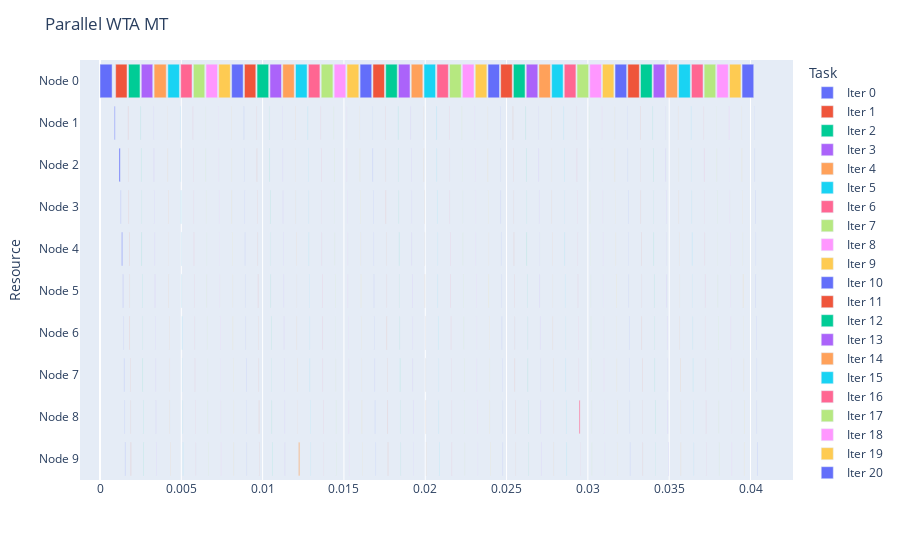

Source (notebook cell):
### Code cell
fig = getDataGantt(logs[1], "Parallel WTA MT")
fig.show()

### Figure 1 — Plotly figure (JSON) as saved in the notebook; plotly's stock layout.template omitted (floating-point values rounded to 4 significant figures)
{"data": [{"alignmentgroup": "True", "base": [0, 0.0008819, 0.001168, 0.001277, 0.001334, 0.001408, 0.001441, 0.001474, 0.001507, 0.001535], "hovertemplate": "Task=Iter 0<br>Start=%{base}<br>Finish=%{x}<br>Resource=%{y}<extra></extra>", "legendgroup": "Iter 0", "marker": {"color": "#636efa", "pattern": {"shape": ""}}, "name": "Iter 0", "offsetgroup": "Iter 0", "orientation": "h", "showlegend": true, "textposition": "auto", "type": "bar", "x": [0.0007443, 4.935e-05, 7.463e-05, 1.717e-05, 5.102e-05, 1.717e-05, 1.478e-05, 1.478e-05, 1.574e-05, 1.645e-05], "xaxis": "x", "y": ["Node 0", "Node 1", "Node 2", "Node 3", "Node 4", "Node 5", "Node 6", "Node 7", "Node 8", "Node 9"], "yaxis": "y"}, {"alignmentgroup": "True", "base": [0.0009625, 0.00172, 0.001743, 0.001766, 0.001788, 0.001811, 0.001834, 0.001856, 0.001877, 0.001898], "hovertemplate": "Task=Iter 1<br>Start=%{base}<br>Finish=%{x}<br>Resource=%{y}<extra></extra>", "legendgroup": "Iter 1", "marker": {"color": "#EF553B", "pattern": {"shape": ""}}, "name": "Iter 1", "offsetgroup": "Iter 1", "orientation": "h", "showlegend": true, "textposition": "auto", "type": "bar", "x": [0.0006998, 1.121e-05, 1.216e-05, 1.049e-05, 1.121e-05, 1.144e-05, 1.025e-05, 1.049e-05, 1.073e-05, 1.24e-05], "xaxis": "x", "y": ["Node 0", "Node 1", "Node 2", "Node 3", "Node 4", "Node 5", "Node 6", "Node 7", "Node 8", "Node 9"], "yaxis": "y"}, {"alignmentgroup": "True", "base": [0.001753, 0.002507, 0.002529, 0.00255, 0.002572, 0.002594, 0.002614, 0.002635, 0.002655, 0.002675], "hovertemplate": "Task=Iter 2<br>Start=%{base}<br>Finish=%{x}<br>Resource=%{y}<extra></extra>", "legendgroup": "Iter 2", "marker": {"color": "#00cc96", "pattern": {"shape": ""}}, "name": "Iter 2", "offsetgroup": "Iter 2", "orientation": "h", "showlegend": true, "textposition": "auto", "type": "bar", "x": [0.0007057, 1.001e-05, 1.097e-05, 9.775e-06, 1.025e-05, 9.775e-06, 9.775e-06, 9.775e-06, 9.775e-06, 1.526e-05], "xaxis": "x", "y": ["Node 0", "Node 1", "Node 2", "Node 3", "Node 4", "Node 5", "Node 6", "Node 7", "Node 8", "Node 9"], "yaxis": "y"}, {"alignmentgroup": "True", "base": [0.002539, 0.003294, 0.003315, 0.003336, 0.003357, 0.003377, 0.003399, 0.003419, 0.003439, 0.003457], "hovertemplate": "Task=Iter 3<br>Start=%{base}<br>Finish=%{x}<br>Resource=%{y}<extra></extra>", "legendgroup": "Iter 3", "marker": {"color": "#ab63fa", "pattern": {"shape": ""}}, "name": "Iter 3", "offsetgroup": "Iter 3", "orientation": "h", "showlegend": true, "textposition": "auto", "type": "bar", "x": [0.0007052, 1.001e-05, 1.049e-05, 9.298e-06, 9.775e-06, 1.025e-05, 9.537e-06, 1.001e-05, 9.298e-06, 9.775e-06], "xaxis": "x", "y": ["Node 0", "Node 1", "Node 2", "Node 3", "Node 4", "Node 5", "Node 6", "Node 7", "Node 8", "Node 9"], "yaxis": "y"}, {"alignmentgroup": "True", "base": [0.003327, 0.00414, 0.004161, 0.004183, 0.004206, 0.004227, 0.00425, 0.00427, 0.00429, 0.004308], "hovertemplate": "Task=Iter 4<br>Start=%{base}<br>Finish=%{x}<br>Resource=%{y}<extra></extra>", "legendgroup": "Iter 4", "marker": {"color": "#FFA15A", "pattern": {"shape": ""}}, "name": "Iter 4", "offsetgroup": "Iter 4", "orientation": "h", "showlegend": true, "textposition": "auto", "type": "bar", "x": [0.0007477, 1.001e-05, 1.001e-05, 1.049e-05, 9.298e-06, 1.073e-05, 9.537e-06, 9.775e-06, 9.537e-06, 9.537e-06], "xaxis": "x", "y": ["Node 0", "Node 1", "Node 2", "Node 3", "Node 4", "Node 5", "Node 6", "Node 7", "Node 8", "Node 9"], "yaxis": "y"}, {"alignmentgroup": "True", "base": [0.004172, 0.004932, 0.004953, 0.004977, 0.005, 0.005021, 0.005041, 0.005062, 0.005082, 0.0051], "hovertemplate": "Task=Iter 5<br>Start=%{base}<br>Finish=%{x}<br>Resource=%{y}<extra></extra>", "legendgroup": "Iter 5", "marker": {"color": "#19d3f3", "pattern": {"shape": ""}}, "name": "Iter 5", "offsetgroup": "Iter 5", "orientation": "h", "showlegend": true, "textposition": "auto", "type": "bar", "x": [0.0007117, 9.537e-06, 1.001e-05, 1.144e-05, 9.298e-06, 9.775e-06, 9.775e-06, 9.537e-06, 9.775e-06, 9.537e-06], "xaxis": "x", "y": ["Node 0", "Node 1", "Node 2", "Node 3", "Node 4", "Node 5", "Node 6", "Node 7", "Node 8", "Node 9"], "yaxis": "y"}, {"alignmentgroup": "True", "base": [0.004963, 0.005713, 0.005734, 0.005754, 0.005776, 0.005796, 0.005818, 0.005837, 0.005857, 0.005875], "hovertemplate": "Task=Iter 6<br>Start=%{base}<br>Finish=%{x}<br>Resource=%{y}<extra></extra>", "legendgroup": "Iter 6", "marker": {"color": "#FF6692", "pattern": {"shape": ""}}, "name": "Iter 6", "offsetgroup": "Iter 6", "orientation": "h", "showlegend": true, "textposition": "auto", "type": "bar", "x": [0.0006952, 9.537e-06, 1.001e-05, 9.537e-06, 9.298e-06, 1.073e-05, 9.537e-06, 9.06e-06, 9.537e-06, 9.298e-06], "xaxis": "x", "y": ["Node 0", "Node 1", "Node 2", "Node 3", "Node 4", "Node 5", "Node 6", "Node 7", "Node 8", "Node 9"], "yaxis": "y"}, {"alignmentgroup": "True", "base": [0.005744, 0.006488, 0.006508, 0.006528, 0.006549, 0.006568, 0.006589, 0.006608, 0.006628, 0.006647], "hovertemplate": "Task=Iter 7<br>Start=%{base}<br>Finish=%{x}<br>Resource=%{y}<extra></extra>", "legendgroup": "Iter 7", "marker": {"color": "#B6E880", "pattern": {"shape": ""}}, "name": "Iter 7", "offsetgroup": "Iter 7", "orientation": "h", "showlegend": true, "textposition": "auto", "type": "bar", "x": [0.0006979, 9.06e-06, 9.775e-06, 9.06e-06, 9.06e-06, 9.775e-06, 9.537e-06, 9.06e-06, 9.298e-06, 9.06e-06], "xaxis": "x", "y": ["Node 0", "Node 1", "Node 2", "Node 3", "Node 4", "Node 5", "Node 6", "Node 7", "Node 8", "Node 9"], "yaxis": "y"}, {"alignmentgroup": "True", "base": [0.00652, 0.007273, 0.007294, 0.007316, 0.007338, 0.007358, 0.00738, 0.0074, 0.007419, 0.007438], "hovertemplate": "Task=Iter 8<br>Start=%{base}<br>Finish=%{x}<br>Resource=%{y}<extra></extra>", "legendgroup": "Iter 8", "marker": {"color": "#FF97FF", "pattern": {"shape": ""}}, "name": "Iter 8", "offsetgroup": "Iter 8", "orientation": "h", "showlegend": true, "textposition": "auto", "type": "bar", "x": [0.0007062, 9.537e-06, 9.775e-06, 9.537e-06, 9.06e-06, 9.775e-06, 9.537e-06, 9.298e-06, 9.298e-06, 9.06e-06], "xaxis": "x", "y": ["Node 0", "Node 1", "Node 2", "Node 3", "Node 4", "Node 5", "Node 6", "Node 7", "Node 8", "Node 9"], "yaxis": "y"}, {"alignmentgroup": "True", "base": [0.007304, 0.008062, 0.008084, 0.008106, 0.008128, 0.00815, 0.008171, 0.008191, 0.008211, 0.008229], "hovertemplate": "Task=Iter 9<br>Start=%{base}<br>Finish=%{x}<br>Resource=%{y}<extra></extra>", "legendgroup": "Iter 9", "marker": {"color": "#FECB52", "pattern": {"shape": ""}}, "name": "Iter 9", "offsetgroup": "Iter 9", "orientation": "h", "showlegend": true, "textposition": "auto", "type": "bar", "x": [0.0007105, 9.298e-06, 1.025e-05, 9.775e-06, 9.537e-06, 9.537e-06, 9.537e-06, 9.298e-06, 9.537e-06, 9.298e-06], "xaxis": "x", "y": ["Node 0", "Node 1", "Node 2", "Node 3", "Node 4", "Node 5", "Node 6", "Node 7", "Node 8", "Node 9"], "yaxis": "y"}, {"alignmentgroup": "True", "base": [0.008094, 0.008849, 0.00887, 0.008891, 0.008912, 0.008935, 0.008957, 0.008978, 0.008997, 0.009017], "hovertemplate": "Task=Iter 10<br>Start=%{base}<br>Finish=%{x}<br>Resource=%{y}<extra></extra>", "legendgroup": "Iter 10", "marker": {"color": "#636efa", "pattern": {"shape": ""}}, "name": "Iter 10", "offsetgroup": "Iter 10", "orientation": "h", "showlegend": true, "textposition": "auto", "type": "bar", "x": [0.0007088, 1.001e-05, 1.025e-05, 9.775e-06, 9.775e-06, 1.049e-05, 9.775e-06, 1.001e-05, 9.775e-06, 1.025e-05], "xaxis": "x", "y": ["Node 0", "Node 1", "Node 2", "Node 3", "Node 4", "Node 5", "Node 6", "Node 7", "Node 8", "Node 9"], "yaxis": "y"}, {"alignmentgroup": "True", "base": [0.008881, 0.009629, 0.009648, 0.009668, 0.009693, 0.009713, 0.009734, 0.009754, 0.009774, 0.009794], "hovertemplate": "Task=Iter 11<br>Start=%{base}<br>Finish=%{x}<br>Resource=%{y}<extra></extra>", "legendgroup": "Iter 11", "marker": {"color": "#EF553B", "pattern": {"shape": ""}}, "name": "Iter 11", "offsetgroup": "Iter 11", "orientation": "h", "showlegend": true, "textposition": "auto", "type": "bar", "x": [0.0007007, 9.06e-06, 9.775e-06, 9.06e-06, 9.298e-06, 9.775e-06, 9.775e-06, 9.537e-06, 9.537e-06, 9.775e-06], "xaxis": "x", "y": ["Node 0", "Node 1", "Node 2", "Node 3", "Node 4", "Node 5", "Node 6", "Node 7", "Node 8", "Node 9"], "yaxis": "y"}, {"alignmentgroup": "True", "base": [0.009658, 0.01042, 0.01044, 0.01046, 0.01048, 0.0105, 0.01052, 0.01054, 0.01056, 0.01058], "hovertemplate": "Task=Iter 12<br>Start=%{base}<br>Finish=%{x}<br>Resource=%{y}<extra></extra>", "legendgroup": "Iter 12", "marker": {"color": "#00cc96", "pattern": {"shape": ""}}, "name": "Iter 12", "offsetgroup": "Iter 12", "orientation": "h", "showlegend": true, "textposition": "auto", "type": "bar", "x": [0.0007131, 9.775e-06, 1.049e-05, 9.298e-06, 9.298e-06, 9.298e-06, 9.298e-06, 9.537e-06, 9.537e-06, 9.06e-06], "xaxis": "x", "y": ["Node 0", "Node 1", "Node 2", "Node 3", "Node 4", "Node 5", "Node 6", "Node 7", "Node 8", "Node 9"], "yaxis": "y"}, {"alignmentgroup": "True", "base": [0.01045, 0.01121, 0.01123, 0.01125, 0.01127, 0.01129, 0.01131, 0.01133, 0.01135, 0.01137], "hovertemplate": "Task=Iter 13<br>Start=%{base}<br>Finish=%{x}<br>Resource=%{y}<extra></extra>", "legendgroup": "Iter 13", "marker": {"color": "#ab63fa", "pattern": {"shape": ""}}, "name": "Iter 13", "offsetgroup": "Iter 13", "orientation": "h", "showlegend": true, "textposition": "auto", "type": "bar", "x": [0.0007086, 9.537e-06, 1.001e-05, 9.298e-06, 9.775e-06, 1.001e-05, 9.298e-06, 9.537e-06, 9.775e-06, 9.537e-06], "xaxis": "x", "y": ["Node 0", "Node 1", "Node 2", "Node 3", "Node 4", "Node 5", "Node 6", "Node 7", "Node 8", "Node 9"], "yaxis": "y"}, {"alignmentgroup": "True", "base": [0.01124, 0.01199, 0.01201, 0.01203, 0.01206, 0.01208, 0.0121, 0.01212, 0.01214, 0.01221], "hovertemplate": "Task=Iter 14<br>Start=%{base}<br>Finish=%{x}<br>Resource=%{y}<extra></extra>", "legendgroup": "Iter 14", "marker": {"color": "#FFA15A", "pattern": {"shape": ""}}, "name": "Iter 14", "offsetgroup": "Iter 14", "orientation": "h", "showlegend": true, "textposition": "auto", "type": "bar", "x": [0.0007067, 9.537e-06, 1.025e-05, 9.06e-06, 9.537e-06, 9.298e-06, 9.537e-06, 9.298e-06, 9.775e-06, 6.819e-05], "xaxis": "x", "y": ["Node 0", "Node 1", "Node 2", "Node 3", "Node 4", "Node 5", "Node 6", "Node 7", "Node 8", "Node 9"], "yaxis": "y"}, {"alignmentgroup": "True", "base": [0.01202, 0.01278, 0.0128, 0.01282, 0.01284, 0.01287, 0.01289, 0.01291, 0.01293, 0.01294], "hovertemplate": "Task=Iter 15<br>Start=%{base}<br>Finish=%{x}<br>Resource=%{y}<extra></extra>", "legendgroup": "Iter 15", "marker": {"color": "#19d3f3", "pattern": {"shape": ""}}, "name": "Iter 15", "offsetgroup": "Iter 15", "orientation": "h", "showlegend": true, "textposition": "auto", "type": "bar", "x": [0.0007102, 1.025e-05, 9.775e-06, 9.298e-06, 9.537e-06, 9.775e-06, 9.537e-06, 9.298e-06, 9.775e-06, 1.049e-05], "xaxis": "x", "y": ["Node 0", "Node 1", "Node 2", "Node 3", "Node 4", "Node 5", "Node 6", "Node 7", "Node 8", "Node 9"], "yaxis": "y"}, {"alignmentgroup": "True", "base": [0.01281, 0.01357, 0.01359, 0.01361, 0.01363, 0.01365, 0.01367, 0.0137, 0.01372, 0.01374], "hovertemplate": "Task=Iter 16<br>Start=%{base}<br>Finish=%{x}<br>Resource=%{y}<extra></extra>", "legendgroup": "Iter 16", "marker": {"color": "#FF6692", "pattern": {"shape": ""}}, "name": "Iter 16", "offsetgroup": "Iter 16", "orientation": "h", "showlegend": true, "textposition": "auto", "type": "bar", "x": [0.0007095, 9.298e-06, 9.775e-06, 9.298e-06, 9.537e-06, 9.537e-06, 1.669e-05, 9.298e-06, 9.537e-06, 1.001e-05], "xaxis": "x", "y": ["Node 0", "Node 1", "Node 2", "Node 3", "Node 4", "Node 5", "Node 6", "Node 7", "Node 8", "Node 9"], "yaxis": "y"}, {"alignmentgroup": "True", "base": [0.0136, 0.01437, 0.01439, 0.01441, 0.01443, 0.01445, 0.01447, 0.01449, 0.01451, 0.01453], "hovertemplate": "Task=Iter 17<br>Start=%{base}<br>Finish=%{x}<br>Resource=%{y}<extra></extra>", "legendgroup": "Iter 17", "marker": {"color": "#B6E880", "pattern": {"shape": ""}}, "name": "Iter 17", "offsetgroup": "Iter 17", "orientation": "h", "showlegend": true, "textposition": "auto", "type": "bar", "x": [0.0007203, 9.775e-06, 1.001e-05, 9.537e-06, 9.298e-06, 9.537e-06, 9.298e-06, 9.537e-06, 9.537e-06, 9.775e-06], "xaxis": "x", "y": ["Node 0", "Node 1", "Node 2", "Node 3", "Node 4", "Node 5", "Node 6", "Node 7", "Node 8", "Node 9"], "yaxis": "y"}, {"alignmentgroup": "True", "base": [0.0144, 0.01516, 0.01518, 0.0152, 0.01522, 0.01524, 0.01526, 0.01528, 0.0153, 0.01532], "hovertemplate": "Task=Iter 18<br>Start=%{base}<br>Finish=%{x}<br>Resource=%{y}<extra></extra>", "legendgroup": "Iter 18", "marker": {"color": "#FF97FF", "pattern": {"shape": ""}}, "name": "Iter 18", "offsetgroup": "Iter 18", "orientation": "h", "showlegend": true, "textposition": "auto", "type": "bar", "x": [0.0007136, 9.537e-06, 9.775e-06, 9.298e-06, 9.537e-06, 9.537e-06, 9.06e-06, 9.775e-06, 9.537e-06, 9.298e-06], "xaxis": "x", "y": ["Node 0", "Node 1", "Node 2", "Node 3", "Node 4", "Node 5", "Node 6", "Node 7", "Node 8", "Node 9"], "yaxis": "y"}, {"alignmentgroup": "True", "base": [0.01519, 0.01596, 0.01598, 0.016, 0.01603, 0.01605, 0.01607, 0.01608, 0.0161, 0.01612], "hovertemplate": "Task=Iter 19<br>Start=%{base}<br>Finish=%{x}<br>Resource=%{y}<extra></extra>", "legendgroup": "Iter 19", "marker": {"color": "#FECB52", "pattern": {"shape": ""}}, "name": "Iter 19", "offsetgroup": "Iter 19", "orientation": "h", "showlegend": true, "textposition": "auto", "type": "bar", "x": [0.0007243, 9.298e-06, 9.775e-06, 1.049e-05, 9.298e-06, 9.298e-06, 9.298e-06, 9.298e-06, 1.001e-05, 9.298e-06], "xaxis": "x", "y": ["Node 0", "Node 1", "Node 2", "Node 3", "Node 4", "Node 5", "Node 6", "Node 7", "Node 8", "Node 9"], "yaxis": "y"}, {"alignmentgroup": "True", "base": [0.01599, 0.01675, 0.01677, 0.0168, 0.01682, 0.01684, 0.01686, 0.01689, 0.01691, 0.01693], "hovertemplate": "Task=Iter 20<br>Start=%{base}<br>Finish=%{x}<br>Resource=%{y}<extra></extra>", "legendgroup": "Iter 20", "marker": {"color": "#636efa", "pattern": {"shape": ""}}, "name": "Iter 20", "offsetgroup": "Iter 20", "orientation": "h", "showlegend": true, "textposition": "auto", "type": "bar", "x": [0.000716, 1.001e-05, 1.454e-05, 1.049e-05, 1.025e-05, 1.001e-05, 1.025e-05, 1.073e-05, 1.049e-05, 1.264e-05], "xaxis": "x", "y": ["Node 0", "Node 1", "Node 2", "Node 3", "Node 4", "Node 5", "Node 6", "Node 7", "Node 8", "Node 9"], "yaxis": "y"}, {"alignmentgroup": "True", "base": [0.01678, 0.01754, 0.01756, 0.01758, 0.0176, 0.01762, 0.01764, 0.01766, 0.01768, 0.0177], "hovertemplate": "Task=Iter 21<br>Start=%{base}<br>Finish=%{x}<br>Resource=%{y}<extra></extra>", "legendgroup": "Iter 21", "marker": {"color": "#EF553B", "pattern": {"shape": ""}}, "name": "Iter 21", "offsetgroup": "Iter 21", "orientation": "h", "showlegend": true, "textposition": "auto", "type": "bar", "x": [0.0007083, 9.537e-06, 9.775e-06, 9.775e-06, 8.821e-06, 9.775e-06, 9.537e-06, 9.775e-06, 1.574e-05, 1.001e-05], "xaxis": "x", "y": ["Node 0", "Node 1", "Node 2", "Node 3", "Node 4", "Node 5", "Node 6", "Node 7", "Node 8", "Node 9"], "yaxis": "y"}, {"alignmentgroup": "True", "base": [0.01757, 0.01832, 0.01834, 0.01836, 0.01838, 0.0184, 0.01843, 0.01844, 0.01846, 0.01848], "hovertemplate": "Task=Iter 22<br>Start=%{base}<br>Finish=%{x}<br>Resource=%{y}<extra></extra>", "legendgroup": "Iter 22", "marker": {"color": "#00cc96", "pattern": {"shape": ""}}, "name": "Iter 22", "offsetgroup": "Iter 22", "orientation": "h", "showlegend": true, "textposition": "auto", "type": "bar", "x": [0.0007093, 9.537e-06, 1.025e-05, 9.298e-06, 9.537e-06, 9.298e-06, 9.298e-06, 9.537e-06, 9.537e-06, 9.537e-06], "xaxis": "x", "y": ["Node 0", "Node 1", "Node 2", "Node 3", "Node 4", "Node 5", "Node 6", "Node 7", "Node 8", "Node 9"], "yaxis": "y"}, {"alignmentgroup": "True", "base": [0.01835, 0.01911, 0.01913, 0.01915, 0.01917, 0.01919, 0.01921, 0.01923, 0.01925, 0.01927], "hovertemplate": "Task=Iter 23<br>Start=%{base}<br>Finish=%{x}<br>Resource=%{y}<extra></extra>", "legendgroup": "Iter 23", "marker": {"color": "#ab63fa", "pattern": {"shape": ""}}, "name": "Iter 23", "offsetgroup": "Iter 23", "orientation": "h", "showlegend": true, "textposition": "auto", "type": "bar", "x": [0.0007107, 9.775e-06, 1.001e-05, 9.537e-06, 9.298e-06, 9.537e-06, 9.537e-06, 9.775e-06, 9.298e-06, 9.537e-06], "xaxis": "x", "y": ["Node 0", "Node 1", "Node 2", "Node 3", "Node 4", "Node 5", "Node 6", "Node 7", "Node 8", "Node 9"], "yaxis": "y"}, {"alignmentgroup": "True", "base": [0.01914, 0.01989, 0.01992, 0.01994, 0.01996, 0.01998, 0.02, 0.02002, 0.02004, 0.02006], "hovertemplate": "Task=Iter 24<br>Start=%{base}<br>Finish=%{x}<br>Resource=%{y}<extra></extra>", "legendgroup": "Iter 24", "marker": {"color": "#FFA15A", "pattern": {"shape": ""}}, "name": "Iter 24", "offsetgroup": "Iter 24", "orientation": "h", "showlegend": true, "textposition": "auto", "type": "bar", "x": [0.0007122, 9.775e-06, 9.775e-06, 9.775e-06, 9.298e-06, 9.537e-06, 9.298e-06, 9.537e-06, 9.298e-06, 9.537e-06], "xaxis": "x", "y": ["Node 0", "Node 1", "Node 2", "Node 3", "Node 4", "Node 5", "Node 6", "Node 7", "Node 8", "Node 9"], "yaxis": "y"}, {"alignmentgroup": "True", "base": [0.01993, 0.02068, 0.02071, 0.02073, 0.02075, 0.02077, 0.02079, 0.02081, 0.02083, 0.02085], "hovertemplate": "Task=Iter 25<br>Start=%{base}<br>Finish=%{x}<br>Resource=%{y}<extra></extra>", "legendgroup": "Iter 25", "marker": {"color": "#19d3f3", "pattern": {"shape": ""}}, "name": "Iter 25", "offsetgroup": "Iter 25", "orientation": "h", "showlegend": true, "textposition": "auto", "type": "bar", "x": [0.0007086, 1.788e-05, 1.001e-05, 9.06e-06, 9.537e-06, 9.775e-06, 9.537e-06, 9.537e-06, 9.298e-06, 9.775e-06], "xaxis": "x", "y": ["Node 0", "Node 1", "Node 2", "Node 3", "Node 4", "Node 5", "Node 6", "Node 7", "Node 8", "Node 9"], "yaxis": "y"}, {"alignmentgroup": "True", "base": [0.02072, 0.02146, 0.02149, 0.02151, 0.02153, 0.02155, 0.02158, 0.0216, 0.02162, 0.02164], "hovertemplate": "Task=Iter 26<br>Start=%{base}<br>Finish=%{x}<br>Resource=%{y}<extra></extra>", "legendgroup": "Iter 26", "marker": {"color": "#FF6692", "pattern": {"shape": ""}}, "name": "Iter 26", "offsetgroup": "Iter 26", "orientation": "h", "showlegend": true, "textposition": "auto", "type": "bar", "x": [0.0007038, 9.537e-06, 9.537e-06, 9.06e-06, 8.821e-06, 1.621e-05, 9.06e-06, 9.537e-06, 9.06e-06, 9.298e-06], "xaxis": "x", "y": ["Node 0", "Node 1", "Node 2", "Node 3", "Node 4", "Node 5", "Node 6", "Node 7", "Node 8", "Node 9"], "yaxis": "y"}, {"alignmentgroup": "True", "base": [0.02149, 0.02225, 0.02227, 0.02229, 0.02232, 0.02234, 0.02236, 0.02238, 0.0224, 0.02242], "hovertemplate": "Task=Iter 27<br>Start=%{base}<br>Finish=%{x}<br>Resource=%{y}<extra></extra>", "legendgroup": "Iter 27", "marker": {"color": "#B6E880", "pattern": {"shape": ""}}, "name": "Iter 27", "offsetgroup": "Iter 27", "orientation": "h", "showlegend": true, "textposition": "auto", "type": "bar", "x": [0.0007143, 9.775e-06, 1.001e-05, 9.537e-06, 9.537e-06, 1.287e-05, 9.298e-06, 9.775e-06, 9.775e-06, 9.537e-06], "xaxis": "x", "y": ["Node 0", "Node 1", "Node 2", "Node 3", "Node 4", "Node 5", "Node 6", "Node 7", "Node 8", "Node 9"], "yaxis": "y"}, {"alignmentgroup": "True", "base": [0.02228, 0.02304, 0.02306, 0.02309, 0.02311, 0.02313, 0.02315, 0.02317, 0.02319, 0.02321], "hovertemplate": "Task=Iter 28<br>Start=%{base}<br>Finish=%{x}<br>Resource=%{y}<extra></extra>", "legendgroup": "Iter 28", "marker": {"color": "#FF97FF", "pattern": {"shape": ""}}, "name": "Iter 28", "offsetgroup": "Iter 28", "orientation": "h", "showlegend": true, "textposition": "auto", "type": "bar", "x": [0.000715, 9.537e-06, 9.775e-06, 9.537e-06, 9.298e-06, 9.775e-06, 9.298e-06, 9.775e-06, 9.537e-06, 9.537e-06], "xaxis": "x", "y": ["Node 0", "Node 1", "Node 2", "Node 3", "Node 4", "Node 5", "Node 6", "Node 7", "Node 8", "Node 9"], "yaxis": "y"}, {"alignmentgroup": "True", "base": [0.02307, 0.02383, 0.02385, 0.02387, 0.02389, 0.02391, 0.02393, 0.02395, 0.02397, 0.02399], "hovertemplate": "Task=Iter 29<br>Start=%{base}<br>Finish=%{x}<br>Resource=%{y}<extra></extra>", "legendgroup": "Iter 29", "marker": {"color": "#FECB52", "pattern": {"shape": ""}}, "name": "Iter 29", "offsetgroup": "Iter 29", "orientation": "h", "showlegend": true, "textposition": "auto", "type": "bar", "x": [0.0007124, 9.298e-06, 9.775e-06, 9.06e-06, 9.298e-06, 9.775e-06, 9.298e-06, 9.537e-06, 9.537e-06, 9.537e-06], "xaxis": "x", "y": ["Node 0", "Node 1", "Node 2", "Node 3", "Node 4", "Node 5", "Node 6", "Node 7", "Node 8", "Node 9"], "yaxis": "y"}, {"alignmentgroup": "True", "base": [0.02386, 0.02461, 0.02463, 0.02465, 0.02467, 0.02469, 0.02471, 0.02473, 0.02475, 0.02477], "hovertemplate": "Task=Iter 30<br>Start=%{base}<br>Finish=%{x}<br>Resource=%{y}<extra></extra>", "legendgroup": "Iter 30", "marker": {"color": "#636efa", "pattern": {"shape": ""}}, "name": "Iter 30", "offsetgroup": "Iter 30", "orientation": "h", "showlegend": true, "textposition": "auto", "type": "bar", "x": [0.0007062, 9.537e-06, 9.537e-06, 9.06e-06, 9.06e-06, 1.001e-05, 9.298e-06, 9.298e-06, 9.298e-06, 9.537e-06], "xaxis": "x", "y": ["Node 0", "Node 1", "Node 2", "Node 3", "Node 4", "Node 5", "Node 6", "Node 7", "Node 8", "Node 9"], "yaxis": "y"}, {"alignmentgroup": "True", "base": [0.02464, 0.02539, 0.02541, 0.02543, 0.02545, 0.02547, 0.02549, 0.02551, 0.02553, 0.02555], "hovertemplate": "Task=Iter 31<br>Start=%{base}<br>Finish=%{x}<br>Resource=%{y}<extra></extra>", "legendgroup": "Iter 31", "marker": {"color": "#EF553B", "pattern": {"shape": ""}}, "name": "Iter 31", "offsetgroup": "Iter 31", "orientation": "h", "showlegend": true, "textposition": "auto", "type": "bar", "x": [0.0007107, 9.537e-06, 9.298e-06, 8.821e-06, 9.06e-06, 9.298e-06, 9.298e-06, 9.298e-06, 9.298e-06, 9.06e-06], "xaxis": "x", "y": ["Node 0", "Node 1", "Node 2", "Node 3", "Node 4", "Node 5", "Node 6", "Node 7", "Node 8", "Node 9"], "yaxis": "y"}, {"alignmentgroup": "True", "base": [0.02542, 0.02618, 0.0262, 0.02623, 0.02625, 0.02627, 0.02629, 0.02631, 0.02633, 0.02635], "hovertemplate": "Task=Iter 32<br>Start=%{base}<br>Finish=%{x}<br>Resource=%{y}<extra></extra>", "legendgroup": "Iter 32", "marker": {"color": "#00cc96", "pattern": {"shape": ""}}, "name": "Iter 32", "offsetgroup": "Iter 32", "orientation": "h", "showlegend": true, "textposition": "auto", "type": "bar", "x": [0.000716, 1.097e-05, 1.121e-05, 9.298e-06, 1.073e-05, 9.537e-06, 9.537e-06, 9.775e-06, 9.537e-06, 1.121e-05], "xaxis": "x", "y": ["Node 0", "Node 1", "Node 2", "Node 3", "Node 4", "Node 5", "Node 6", "Node 7", "Node 8", "Node 9"], "yaxis": "y"}, {"alignmentgroup": "True", "base": [0.02621, 0.02696, 0.02698, 0.027, 0.02702, 0.02705, 0.02707, 0.02709, 0.02711, 0.02712], "hovertemplate": "Task=Iter 33<br>Start=%{base}<br>Finish=%{x}<br>Resource=%{y}<extra></extra>", "legendgroup": "Iter 33", "marker": {"color": "#ab63fa", "pattern": {"shape": ""}}, "name": "Iter 33", "offsetgroup": "Iter 33", "orientation": "h", "showlegend": true, "textposition": "auto", "type": "bar", "x": [0.0007083, 9.775e-06, 1.001e-05, 9.537e-06, 9.298e-06, 9.298e-06, 9.537e-06, 9.775e-06, 9.775e-06, 9.537e-06], "xaxis": "x", "y": ["Node 0", "Node 1", "Node 2", "Node 3", "Node 4", "Node 5", "Node 6", "Node 7", "Node 8", "Node 9"], "yaxis": "y"}, {"alignmentgroup": "True", "base": [0.02699, 0.02774, 0.02776, 0.02778, 0.0278, 0.02782, 0.02784, 0.02786, 0.02788, 0.0279], "hovertemplate": "Task=Iter 34<br>Start=%{base}<br>Finish=%{x}<br>Resource=%{y}<extra></extra>", "legendgroup": "Iter 34", "marker": {"color": "#FFA15A", "pattern": {"shape": ""}}, "name": "Iter 34", "offsetgroup": "Iter 34", "orientation": "h", "showlegend": true, "textposition": "auto", "type": "bar", "x": [0.0007069, 9.537e-06, 1.025e-05, 9.06e-06, 9.298e-06, 9.537e-06, 9.298e-06, 9.298e-06, 9.537e-06, 9.537e-06], "xaxis": "x", "y": ["Node 0", "Node 1", "Node 2", "Node 3", "Node 4", "Node 5", "Node 6", "Node 7", "Node 8", "Node 9"], "yaxis": "y"}, {"alignmentgroup": "True", "base": [0.02777, 0.02852, 0.02854, 0.02856, 0.02858, 0.0286, 0.02862, 0.02864, 0.02866, 0.02868], "hovertemplate": "Task=Iter 35<br>Start=%{base}<br>Finish=%{x}<br>Resource=%{y}<extra></extra>", "legendgroup": "Iter 35", "marker": {"color": "#19d3f3", "pattern": {"shape": ""}}, "name": "Iter 35", "offsetgroup": "Iter 35", "orientation": "h", "showlegend": true, "textposition": "auto", "type": "bar", "x": [0.0007052, 9.537e-06, 9.537e-06, 8.821e-06, 1.025e-05, 9.06e-06, 9.06e-06, 9.298e-06, 9.298e-06, 1.526e-05], "xaxis": "x", "y": ["Node 0", "Node 1", "Node 2", "Node 3", "Node 4", "Node 5", "Node 6", "Node 7", "Node 8", "Node 9"], "yaxis": "y"}, {"alignmentgroup": "True", "base": [0.02855, 0.02931, 0.02933, 0.02935, 0.02937, 0.02939, 0.02941, 0.02943, 0.02946, 0.02954], "hovertemplate": "Task=Iter 36<br>Start=%{base}<br>Finish=%{x}<br>Resource=%{y}<extra></extra>", "legendgroup": "Iter 36", "marker": {"color": "#FF6692", "pattern": {"shape": ""}}, "name": "Iter 36", "offsetgroup": "Iter 36", "orientation": "h", "showlegend": true, "textposition": "auto", "type": "bar", "x": [0.0007164, 9.06e-06, 1.025e-05, 9.298e-06, 9.298e-06, 9.06e-06, 9.537e-06, 9.775e-06, 6.27e-05, 9.298e-06], "xaxis": "x", "y": ["Node 0", "Node 1", "Node 2", "Node 3", "Node 4", "Node 5", "Node 6", "Node 7", "Node 8", "Node 9"], "yaxis": "y"}, {"alignmentgroup": "True", "base": [0.02933, 0.03009, 0.03011, 0.03013, 0.03015, 0.03017, 0.03019, 0.03021, 0.03023, 0.03025], "hovertemplate": "Task=Iter 37<br>Start=%{base}<br>Finish=%{x}<br>Resource=%{y}<extra></extra>", "legendgroup": "Iter 37", "marker": {"color": "#B6E880", "pattern": {"shape": ""}}, "name": "Iter 37", "offsetgroup": "Iter 37", "orientation": "h", "showlegend": true, "textposition": "auto", "type": "bar", "x": [0.0007105, 9.298e-06, 9.775e-06, 9.06e-06, 9.06e-06, 9.298e-06, 9.298e-06, 1.001e-05, 1.001e-05, 9.537e-06], "xaxis": "x", "y": ["Node 0", "Node 1", "Node 2", "Node 3", "Node 4", "Node 5", "Node 6", "Node 7", "Node 8", "Node 9"], "yaxis": "y"}, {"alignmentgroup": "True", "base": [0.03012, 0.03087, 0.03089, 0.03091, 0.03093, 0.03095, 0.03097, 0.03099, 0.03101, 0.03103], "hovertemplate": "Task=Iter 38<br>Start=%{base}<br>Finish=%{x}<br>Resource=%{y}<extra></extra>", "legendgroup": "Iter 38", "marker": {"color": "#FF97FF", "pattern": {"shape": ""}}, "name": "Iter 38", "offsetgroup": "Iter 38", "orientation": "h", "showlegend": true, "textposition": "auto", "type": "bar", "x": [0.0007098, 9.298e-06, 1.025e-05, 9.298e-06, 9.537e-06, 9.06e-06, 9.06e-06, 9.298e-06, 9.775e-06, 9.298e-06], "xaxis": "x", "y": ["Node 0", "Node 1", "Node 2", "Node 3", "Node 4", "Node 5", "Node 6", "Node 7", "Node 8", "Node 9"], "yaxis": "y"}, {"alignmentgroup": "True", "base": [0.0309, 0.03164, 0.03166, 0.03169, 0.03171, 0.03173, 0.03175, 0.03177, 0.03179, 0.03181], "hovertemplate": "Task=Iter 39<br>Start=%{base}<br>Finish=%{x}<br>Resource=%{y}<extra></extra>", "legendgroup": "Iter 39", "marker": {"color": "#FECB52", "pattern": {"shape": ""}}, "name": "Iter 39", "offsetgroup": "Iter 39", "orientation": "h", "showlegend": true, "textposition": "auto", "type": "bar", "x": [0.0007043, 9.298e-06, 1.001e-05, 9.537e-06, 9.537e-06, 9.537e-06, 9.537e-06, 9.537e-06, 9.298e-06, 9.537e-06], "xaxis": "x", "y": ["Node 0", "Node 1", "Node 2", "Node 3", "Node 4", "Node 5", "Node 6", "Node 7", "Node 8", "Node 9"], "yaxis": "y"}, {"alignmentgroup": "True", "base": [0.03167, 0.03242, 0.03244, 0.03247, 0.03249, 0.03251, 0.03253, 0.03255, 0.03257, 0.03259], "hovertemplate": "Task=Iter 40<br>Start=%{base}<br>Finish=%{x}<br>Resource=%{y}<extra></extra>", "legendgroup": "Iter 40", "marker": {"color": "#636efa", "pattern": {"shape": ""}}, "name": "Iter 40", "offsetgroup": "Iter 40", "orientation": "h", "showlegend": true, "textposition": "auto", "type": "bar", "x": [0.0007141, 9.298e-06, 1.001e-05, 9.06e-06, 9.298e-06, 9.06e-06, 9.537e-06, 9.537e-06, 9.06e-06, 8.821e-06], "xaxis": "x", "y": ["Node 0", "Node 1", "Node 2", "Node 3", "Node 4", "Node 5", "Node 6", "Node 7", "Node 8", "Node 9"], "yaxis": "y"}, {"alignmentgroup": "True", "base": [0.03246, 0.03321, 0.03323, 0.03325, 0.03327, 0.03329, 0.03331, 0.03333, 0.03335, 0.03337], "hovertemplate": "Task=Iter 41<br>Start=%{base}<br>Finish=%{x}<br>Resource=%{y}<extra></extra>", "legendgroup": "Iter 41", "marker": {"color": "#EF553B", "pattern": {"shape": ""}}, "name": "Iter 41", "offsetgroup": "Iter 41", "orientation": "h", "showlegend": true, "textposition": "auto", "type": "bar", "x": [0.0007105, 9.537e-06, 1.001e-05, 9.298e-06, 9.298e-06, 9.775e-06, 9.537e-06, 9.298e-06, 9.775e-06, 9.537e-06], "xaxis": "x", "y": ["Node 0", "Node 1", "Node 2", "Node 3", "Node 4", "Node 5", "Node 6", "Node 7", "Node 8", "Node 9"], "yaxis": "y"}, {"alignmentgroup": "True", "base": [0.03324, 0.03399, 0.03401, 0.03403, 0.03405, 0.03407, 0.03409, 0.03411, 0.03413, 0.03415], "hovertemplate": "Task=Iter 42<br>Start=%{base}<br>Finish=%{x}<br>Resource=%{y}<extra></extra>", "legendgroup": "Iter 42", "marker": {"color": "#00cc96", "pattern": {"shape": ""}}, "name": "Iter 42", "offsetgroup": "Iter 42", "orientation": "h", "showlegend": true, "textposition": "auto", "type": "bar", "x": [0.0007136, 9.537e-06, 9.775e-06, 9.537e-06, 9.775e-06, 9.298e-06, 9.537e-06, 9.298e-06, 9.537e-06, 9.298e-06], "xaxis": "x", "y": ["Node 0", "Node 1", "Node 2", "Node 3", "Node 4", "Node 5", "Node 6", "Node 7", "Node 8", "Node 9"], "yaxis": "y"}, {"alignmentgroup": "True", "base": [0.03402, 0.03477, 0.03479, 0.03481, 0.03484, 0.03486, 0.03488, 0.0349, 0.03492, 0.03493], "hovertemplate": "Task=Iter 43<br>Start=%{base}<br>Finish=%{x}<br>Resource=%{y}<extra></extra>", "legendgroup": "Iter 43", "marker": {"color": "#ab63fa", "pattern": {"shape": ""}}, "name": "Iter 43", "offsetgroup": "Iter 43", "orientation": "h", "showlegend": true, "textposition": "auto", "type": "bar", "x": [0.0007119, 9.298e-06, 9.775e-06, 9.06e-06, 9.298e-06, 9.298e-06, 9.537e-06, 9.775e-06, 9.298e-06, 9.298e-06], "xaxis": "x", "y": ["Node 0", "Node 1", "Node 2", "Node 3", "Node 4", "Node 5", "Node 6", "Node 7", "Node 8", "Node 9"], "yaxis": "y"}, {"alignmentgroup": "True", "base": [0.03481, 0.03555, 0.03557, 0.03559, 0.03561, 0.03563, 0.03565, 0.03567, 0.0357, 0.03572], "hovertemplate": "Task=Iter 44<br>Start=%{base}<br>Finish=%{x}<br>Resource=%{y}<extra></extra>", "legendgroup": "Iter 44", "marker": {"color": "#FFA15A", "pattern": {"shape": ""}}, "name": "Iter 44", "offsetgroup": "Iter 44", "orientation": "h", "showlegend": true, "textposition": "auto", "type": "bar", "x": [0.0007069, 9.298e-06, 1.001e-05, 9.06e-06, 9.298e-06, 9.298e-06, 9.298e-06, 1.74e-05, 9.298e-06, 9.775e-06], "xaxis": "x", "y": ["Node 0", "Node 1", "Node 2", "Node 3", "Node 4", "Node 5", "Node 6", "Node 7", "Node 8", "Node 9"], "yaxis": "y"}, {"alignmentgroup": "True", "base": [0.03558, 0.03634, 0.03636, 0.03638, 0.0364, 0.03642, 0.03644, 0.03646, 0.03648, 0.0365], "hovertemplate": "Task=Iter 45<br>Start=%{base}<br>Finish=%{x}<br>Resource=%{y}<extra></extra>", "legendgroup": "Iter 45", "marker": {"color": "#19d3f3", "pattern": {"shape": ""}}, "name": "Iter 45", "offsetgroup": "Iter 45", "orientation": "h", "showlegend": true, "textposition": "auto", "type": "bar", "x": [0.0007191, 9.537e-06, 1.001e-05, 9.537e-06, 9.537e-06, 9.298e-06, 9.537e-06, 9.298e-06, 9.06e-06, 8.821e-06], "xaxis": "x", "y": ["Node 0", "Node 1", "Node 2", "Node 3", "Node 4", "Node 5", "Node 6", "Node 7", "Node 8", "Node 9"], "yaxis": "y"}, {"alignmentgroup": "True", "base": [0.03637, 0.03712, 0.03714, 0.03716, 0.03718, 0.0372, 0.03722, 0.03724, 0.03726, 0.03728], "hovertemplate": "Task=Iter 46<br>Start=%{base}<br>Finish=%{x}<br>Resource=%{y}<extra></extra>", "legendgroup": "Iter 46", "marker": {"color": "#FF6692", "pattern": {"shape": ""}}, "name": "Iter 46", "offsetgroup": "Iter 46", "orientation": "h", "showlegend": true, "textposition": "auto", "type": "bar", "x": [0.0007117, 9.298e-06, 1.001e-05, 9.298e-06, 9.537e-06, 9.537e-06, 9.298e-06, 9.537e-06, 9.537e-06, 9.06e-06], "xaxis": "x", "y": ["Node 0", "Node 1", "Node 2", "Node 3", "Node 4", "Node 5", "Node 6", "Node 7", "Node 8", "Node 9"], "yaxis": "y"}, {"alignmentgroup": "True", "base": [0.03715, 0.0379, 0.03792, 0.03794, 0.03796, 0.03798, 0.038, 0.03802, 0.03804, 0.03806], "hovertemplate": "Task=Iter 47<br>Start=%{base}<br>Finish=%{x}<br>Resource=%{y}<extra></extra>", "legendgroup": "Iter 47", "marker": {"color": "#B6E880", "pattern": {"shape": ""}}, "name": "Iter 47", "offsetgroup": "Iter 47", "orientation": "h", "showlegend": true, "textposition": "auto", "type": "bar", "x": [0.0007117, 9.06e-06, 9.775e-06, 9.06e-06, 9.298e-06, 9.537e-06, 9.775e-06, 9.537e-06, 9.06e-06, 9.537e-06], "xaxis": "x", "y": ["Node 0", "Node 1", "Node 2", "Node 3", "Node 4", "Node 5", "Node 6", "Node 7", "Node 8", "Node 9"], "yaxis": "y"}, {"alignmentgroup": "True", "base": [0.03793, 0.03867, 0.0387, 0.03872, 0.03874, 0.03877, 0.03879, 0.03881, 0.03883, 0.03885], "hovertemplate": "Task=Iter 48<br>Start=%{base}<br>Finish=%{x}<br>Resource=%{y}<extra></extra>", "legendgroup": "Iter 48", "marker": {"color": "#FF97FF", "pattern": {"shape": ""}}, "name": "Iter 48", "offsetgroup": "Iter 48", "orientation": "h", "showlegend": true, "textposition": "auto", "type": "bar", "x": [0.0007036, 1.55e-05, 9.537e-06, 9.298e-06, 9.298e-06, 1.407e-05, 9.537e-06, 9.298e-06, 9.537e-06, 9.775e-06], "xaxis": "x", "y": ["Node 0", "Node 1", "Node 2", "Node 3", "Node 4", "Node 5", "Node 6", "Node 7", "Node 8", "Node 9"], "yaxis": "y"}, {"alignmentgroup": "True", "base": [0.03871, 0.03945, 0.03947, 0.03949, 0.03951, 0.03954, 0.03956, 0.03958, 0.0396, 0.03962], "hovertemplate": "Task=Iter 49<br>Start=%{base}<br>Finish=%{x}<br>Resource=%{y}<extra></extra>", "legendgroup": "Iter 49", "marker": {"color": "#FECB52", "pattern": {"shape": ""}}, "name": "Iter 49", "offsetgroup": "Iter 49", "orientation": "h", "showlegend": true, "textposition": "auto", "type": "bar", "x": [0.0007026, 9.06e-06, 9.775e-06, 9.06e-06, 8.821e-06, 1.359e-05, 9.298e-06, 9.06e-06, 9.298e-06, 1.431e-05], "xaxis": "x", "y": ["Node 0", "Node 1", "Node 2", "Node 3", "Node 4", "Node 5", "Node 6", "Node 7", "Node 8", "Node 9"], "yaxis": "y"}, {"alignmentgroup": "True", "base": [0.03948, 0.04024, 0.04026, 0.04028, 0.0403, 0.04032, 0.04034, 0.04036, 0.04038, 0.04041], "hovertemplate": "Task=Iter 50<br>Start=%{base}<br>Finish=%{x}<br>Resource=%{y}<extra></extra>", "legendgroup": "Iter 50", "marker": {"color": "#636efa", "pattern": {"shape": ""}}, "name": "Iter 50", "offsetgroup": "Iter 50", "orientation": "h", "showlegend": true, "textposition": "auto", "type": "bar", "x": [0.0007191, 9.775e-06, 1.001e-05, 1.001e-05, 9.537e-06, 1.001e-05, 9.537e-06, 9.537e-06, 9.06e-06, 1.526e-05], "xaxis": "x", "y": ["Node 0", "Node 1", "Node 2", "Node 3", "Node 4", "Node 5", "Node 6", "Node 7", "Node 8", "Node 9"], "yaxis": "y"}], "layout": {"barmode": "overlay", "legend": {"title": {"text": "Task"}, "tracegroupgap": 0}, "margin": {"t": 60}, "title": {"text": "Parallel WTA MT"}, "xaxis": {"anchor": "y", "domain": [0, 1], "type": "linear"}, "yaxis": {"anchor": "x", "autorange": "reversed", "domain": [0, 1], "title": {"text": "Resource"}}}}
